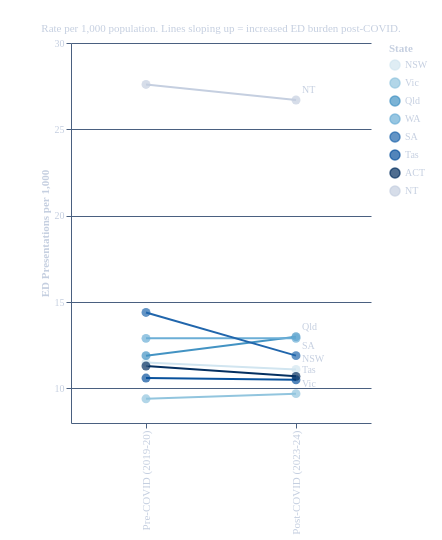

This figure's Vega-Lite source:
### Vega-Lite specification from a JSON file in a GitHub repository (floating-point values rounded to 4 significant figures)
{"$schema": "https://vega.github.io/schema/vega-lite/v6.json", "title": {"text": "ED Mental Health Presentation Rates: Pre vs Post COVID by State", "fontSize": 15, "fontWeight": "bold", "font": "Times New Roman", "anchor": "middle", "color": "#ffffff", "subtitle": "Rate per 1,000 population. Lines sloping up = increased ED burden post-COVID.", "subtitleColor": "#c5cfe0", "subtitleFont": "Times New Roman", "subtitleFontSize": 11}, "width": 300, "height": 380, "background": "transparent", "data": {"values": [{"state": "NSW", "period": "Pre-COVID (2019-20)", "rate": 11.5, "sort_order": 1}, {"state": "NSW", "period": "Post-COVID (2023-24)", "rate": 11.1, "sort_order": 2}, {"state": "Vic", "period": "Pre-COVID (2019-20)", "rate": 9.4, "sort_order": 1}, {"state": "Vic", "period": "Post-COVID (2023-24)", "rate": 9.7, "sort_order": 2}, {"state": "Qld", "period": "Pre-COVID (2019-20)", "rate": 11.9, "sort_order": 1}, {"state": "Qld", "period": "Post-COVID (2023-24)", "rate": 13.0, "sort_order": 2}, {"state": "WA", "period": "Pre-COVID (2019-20)", "rate": 12.9, "sort_order": 1}, {"state": "WA", "period": "Post-COVID (2023-24)", "rate": 12.9, "sort_order": 2}, {"state": "SA", "period": "Pre-COVID (2019-20)", "rate": 14.4, "sort_order": 1}, {"state": "SA", "period": "Post-COVID (2023-24)", "rate": 11.9, "sort_order": 2}, {"state": "Tas", "period": "Pre-COVID (2019-20)", "rate": 10.6, "sort_order": 1}, {"state": "Tas", "period": "Post-COVID (2023-24)", "rate": 10.5, "sort_order": 2}, {"state": "ACT", "period": "Pre-COVID (2019-20)", "rate": 11.3, "sort_order": 1}, {"state": "ACT", "period": "Post-COVID (2023-24)", "rate": 10.7, "sort_order": 2}, {"state": "NT", "period": "Pre-COVID (2019-20)", "rate": 27.6, "sort_order": 1}, {"state": "NT", "period": "Post-COVID (2023-24)", "rate": 26.7, "sort_order": 2}]}, "layer": [{"mark": {"type": "line", "strokeWidth": 2}, "encoding": {"x": {"field": "period", "type": "ordinal", "sort": ["Pre-COVID (2019-20)", "Post-COVID (2023-24)"], "title": null, "axis": {"labelColor": "#c5cfe0", "titleColor": "#c5cfe0", "gridColor": "#4a6080", "tickColor": "#4a6080", "domainColor": "#4a6080", "labelFont": "Times New Roman", "titleFont": "Times New Roman", "labelFontSize": 11}}, "y": {"field": "rate", "type": "quantitative", "title": "ED Presentations per 1,000", "axis": {"labelColor": "#c5cfe0", "titleColor": "#c5cfe0", "gridColor": "#4a6080", "tickColor": "#4a6080", "domainColor": "#4a6080", "labelFont": "Times New Roman", "titleFont": "Times New Roman", "tickCount": 6}, "scale": {"domain": [8, 30]}}, "color": {"field": "state", "type": "nominal", "scale": {"domain": ["NSW", "Vic", "Qld", "WA", "SA", "Tas", "ACT", "NT"], "range": ["#d1e5f0", "#92c5de", "#4393c3", "#6baed6", "#2166ac", "#08519c", "#053061", "#c5cfe0"]}, "legend": {"titleFont": "Times New Roman", "labelFont": "Times New Roman", "titleColor": "#c5cfe0", "labelColor": "#c5cfe0", "title": "State"}}, "detail": {"field": "state", "type": "nominal"}, "tooltip": [{"field": "state", "type": "nominal", "title": "State"}, {"field": "period", "type": "ordinal", "title": "Period"}, {"field": "rate", "type": "quantitative", "title": "ED Rate per 1,000"}]}}, {"mark": {"type": "point", "filled": true, "size": 80}, "encoding": {"x": {"field": "period", "type": "ordinal", "sort": ["Pre-COVID (2019-20)", "Post-COVID (2023-24)"]}, "y": {"field": "rate", "type": "quantitative", "scale": {"domain": [8, 30]}, "axis": {"labelColor": "#c5cfe0", "titleColor": "#c5cfe0", "gridColor": "#4a6080", "tickColor": "#4a6080", "domainColor": "#4a6080", "labelFont": "Times New Roman", "titleFont": "Times New Roman", "tickCount": 6}}, "color": {"field": "state", "type": "nominal", "scale": {"domain": ["NSW", "Vic", "Qld", "WA", "SA", "Tas", "ACT", "NT"], "range": ["#d1e5f0", "#92c5de", "#4393c3", "#6baed6", "#2166ac", "#08519c", "#053061", "#c5cfe0"]}}}}, {"mark": {"type": "text", "align": "left", "dx": 6, "font": "Times New Roman", "fontSize": 10, "dy": -10}, "transform": [{"filter": "datum.period === 'Post-COVID (2023-24)'"}, {"filter": "datum.state !== 'WA' && datum.state !== 'ACT'"}], "encoding": {"x": {"field": "period", "type": "ordinal", "sort": ["Pre-COVID (2019-20)", "Post-COVID (2023-24)"]}, "y": {"field": "rate", "type": "quantitative", "scale": {"domain": [8, 30]}, "axis": {"labelColor": "#c5cfe0", "titleColor": "#c5cfe0", "gridColor": "#4a6080", "tickColor": "#4a6080", "domainColor": "#4a6080", "labelFont": "Times New Roman", "titleFont": "Times New Roman", "tickCount": 6}}, "text": {"field": "state", "type": "nominal"}, "color": {"value": "#c5cfe0"}}}], "config": {"background": "transparent", "view": {"stroke": null}, "axis": {"labelColor": "#c5cfe0", "titleColor": "#c5cfe0", "gridColor": "#4a6080", "tickColor": "#4a6080", "domainColor": "#4a6080", "labelFont": "Times New Roman", "titleFont": "Times New Roman"}, "legend": {"labelColor": "#c5cfe0", "titleColor": "#c5cfe0", "labelFont": "Times New Roman", "titleFont": "Times New Roman"}, "title": {"color": "#ffffff", "font": "Times New Roman"}}}
